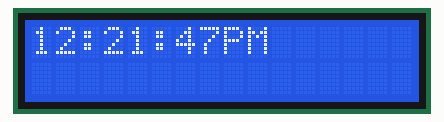
Bench run of a sketch on a simulated Arduino Uno, built with avr-gcc and run on an emulated ATmega328P. On the bench: 16×2 character LCD.

Above: at 0.1 s.
At 4.2 s:
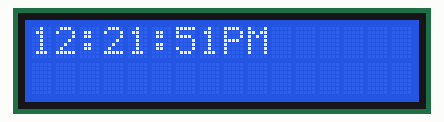
At 9.2 s:
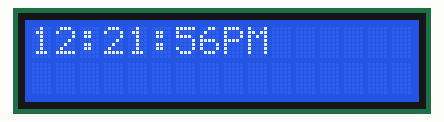
At 19.3 s:
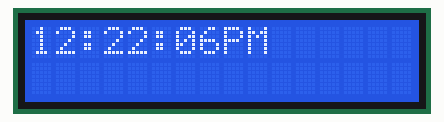
At 28.4 s:
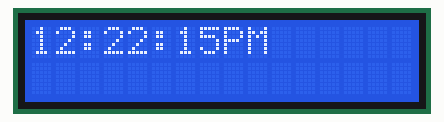
At 38.5 s:
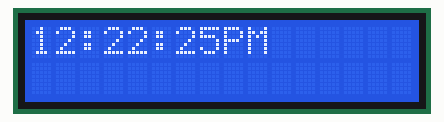

Measured:
- what the display in image 1 shows lasts 1.0 s, from 4.1 s to 5.1 s

The sketch:

Clock.ino
```cpp
#include <Wire.h>
#include <LCD_I2C.h>

LCD_I2C lcd(0x27, 16, 2);

int hours = 12;
int minutes = 21;
int seconds = 47;
bool isPM = true;

void setup() {
  lcd.begin();
  lcd.backlight();
  lcd.setCursor(0, 0);

  displayTime();
}

void loop() {
  delay(1000); // Wait for 1 second
  updateTime();
  displayTime();
}

void updateTime() {
  seconds++;
  if (seconds >= 60) {
    seconds = 0;
    minutes++;
    if (minutes >= 60) {
      minutes = 0;
      hours++;
      if (hours >= 12) {
        hours = 0;
        isPM = !isPM; // Toggle AM/PM
      }
    }
  }
}

void displayTime() {
  lcd.setCursor(0, 0);

  int displayHours;

  if(hours == 0){
    displayHours = 12;
  }else{
    displayHours = hours;
  }

  if (displayHours < 10) {
      lcd.print("0");
  }
  lcd.print(displayHours);

  lcd.print(":");

  if (minutes < 10){
    lcd.print("0");
  }

  lcd.print(minutes);
  lcd.print(":");

  if (seconds < 10) lcd.print("0");
  lcd.print(seconds);

  if(isPM){
    lcd.print("PM");
  }
  else{
    lcd.print("AM");
  }

}
```
